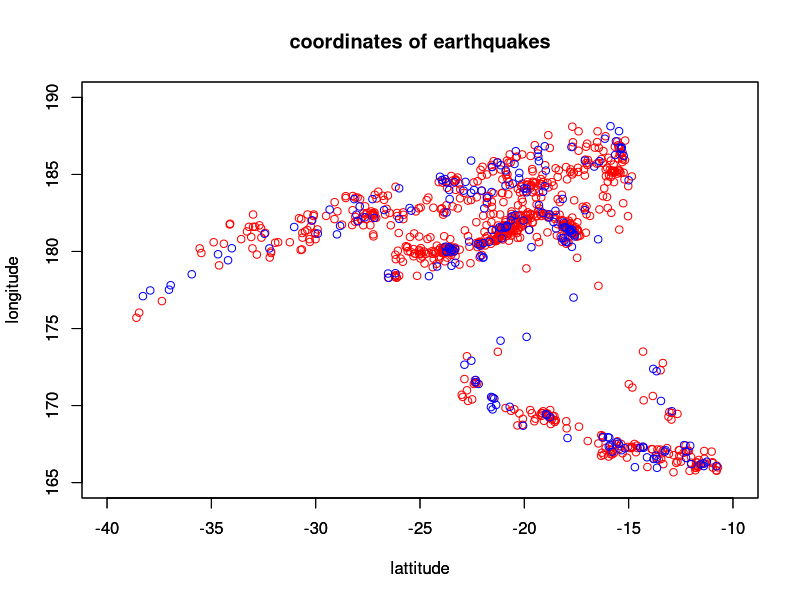

Here is the R script that generated this plot:
#Ronney Aovida, LAB 6, ISC 4244, part 3

data("quakes")
data=data.frame(quakes)
?quakes

##This dataset is about: Locations of Earthquakes off Fiji

#The data set gives the locations of 1000 seismic 
#events of MB > 4.0. The events occurred in a cube
#near Fiji since 1964

#A data frame with 1000 observations on 5 variables.

#1.lat=Latitude of event
#2.long=Longitude
#3.depth=Depth (km)
#4.mag=Richter Magnitude
#5.stations=Number of stations reporting

#The details oriented towards this data set:
#There are two clear planes of seismic activity. 
#One is a major plate junction; the other is the Tonga 
#trench off New Zealand. These data constitute a subsample 
#from a larger dataset of containing 5000 observations.

#Source of above information:
#This is one of the Harvard PRIM-H project data sets. They in 
#turn obtained it from Dr. John Woodhouse, Dept. of Geophysics,
#Harvard University.

b=data$mag
as.factor(b)
#there are 22 repeating magnitudes 

lat=data$lat
long=data$long
vect1=c()
vect2=c()
vecty=c()
vecty2=c()
count=0
count1=0

for (i in 1:length(b)){
 
  if(b[i] < 5){
    count=count+1
   vect1[count]=lat[i] 
   vecty[count]=long[i]
  }
  if(b[i] >= 5){
    count1=count1+1
    vect2[count1]=lat[i] 
    vecty2[count1]=long[i]
  }
}
plot(vect1,vecty,col="red",xlim=c(-40,-10),ylim=c(165,190),xlab="lattitude",ylab="longitude",main="coordinates of earthquakes")
par(new=TRUE)
plot(vect2,vecty2,col="blue",xlim=c(-40,-10),ylim=c(165,190),xlab="lattitude",ylab="longitude")



